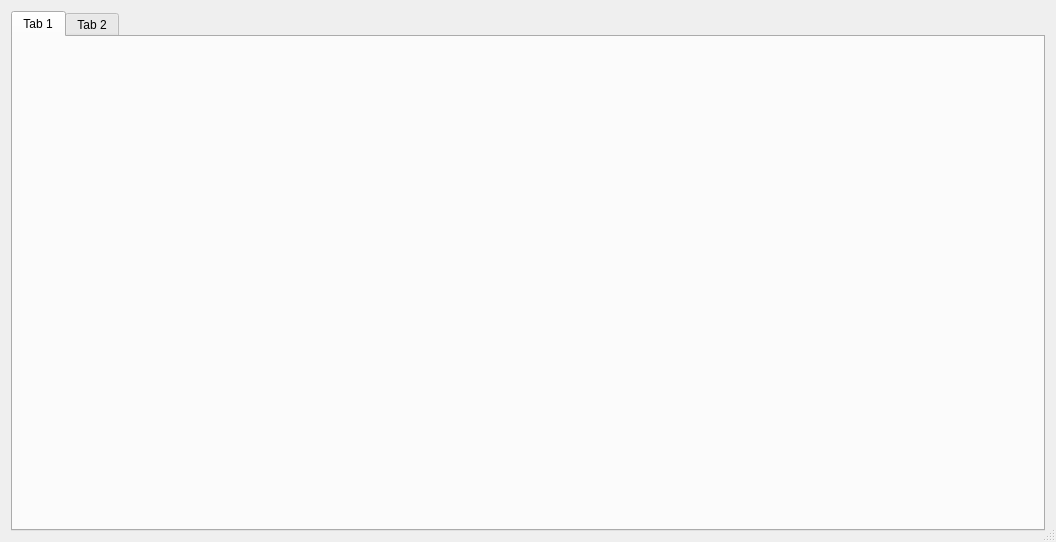
<?xml version="1.0" encoding="UTF-8"?>
<ui version="4.0">
 <class>Dialog</class>
 <widget class="QDialog" name="Dialog">
  <property name="geometry">
   <rect>
    <x>0</x>
    <y>0</y>
    <width>1056</width>
    <height>542</height>
   </rect>
  </property>
  <property name="windowTitle">
   <string>Dialog</string>
  </property>
  <property name="sizeGripEnabled">
   <bool>true</bool>
  </property>
  <layout class="QHBoxLayout" name="horizontalLayout">
   <item>
    <widget class="QTabWidget" name="tabWidget_Configuration">
     <property name="currentIndex">
      <number>0</number>
     </property>
     <widget class="QWidget" name="tab">
      <attribute name="title">
       <string>Tab 1</string>
      </attribute>
     </widget>
     <widget class="QWidget" name="tab_2">
      <attribute name="title">
       <string>Tab 2</string>
      </attribute>
     </widget>
    </widget>
   </item>
  </layout>
 </widget>
 <resources/>
 <connections/>
</ui>
